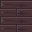

Tiled map render using the project's own tile images. Description and the whole map definition, tile-layer contents included, below:
An orthogonal 1x1 tile map with 32x32 px tiles, 1 tile layer (Assembly), 3 tilesets.

<map version="1.10" orientation="orthogonal" renderorder="right-down" width="1" height="1" tilewidth="32" tileheight="32" infinite="0" nextlayerid="2" nextobjectid="1">
  <tileset firstgid="1" source="../floors.tsx" />
  <tileset firstgid="321" source="../walls.tsx" />
  <tileset firstgid="961" source="../architecture.tsx" />
  <layer id="1" name="Assembly" width="1" height="1">
    <data encoding="csv">
137
</data>
  </layer>
</map>
